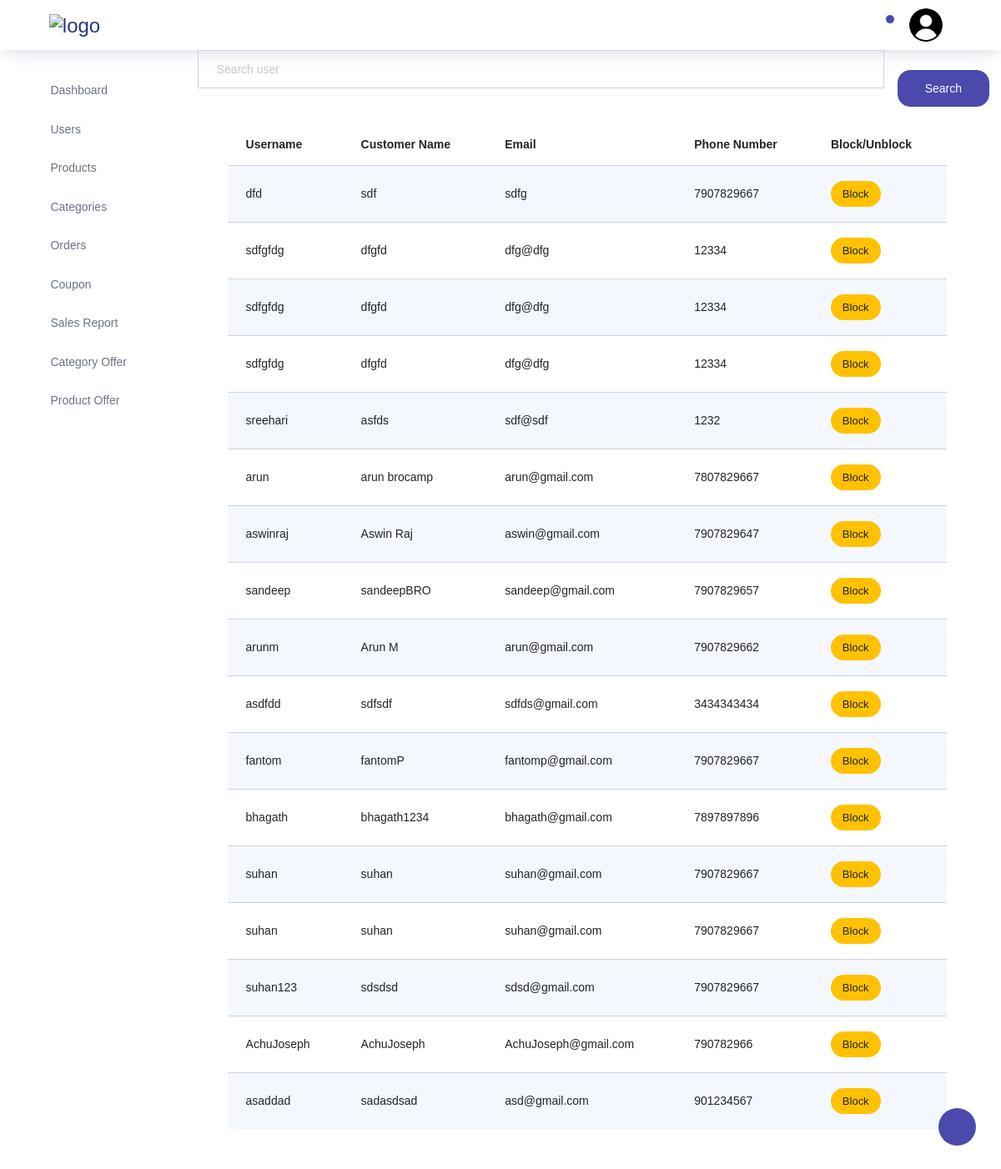
The app's page /storeadmin/users/ (signed in), older data.
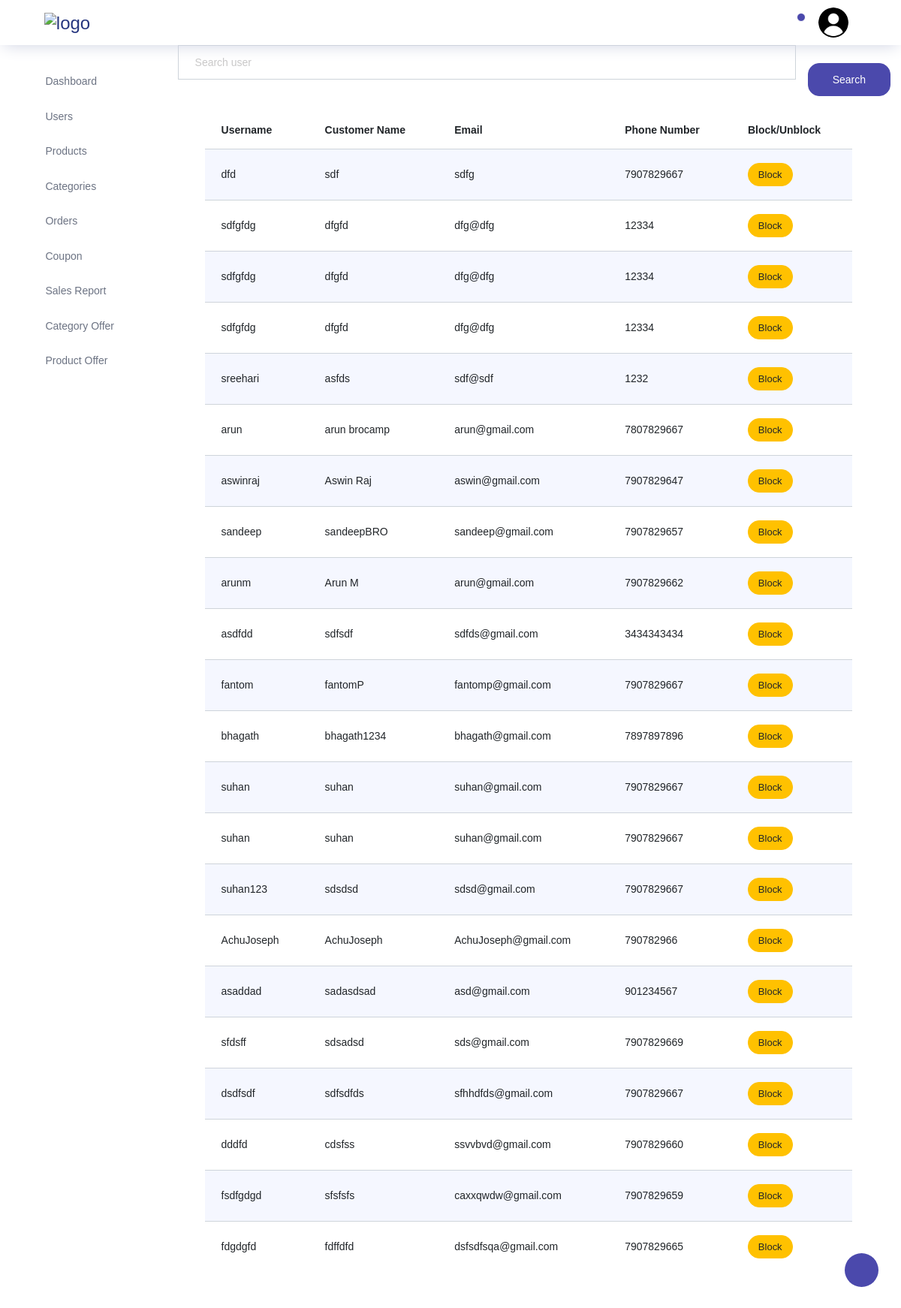
The same page, newer data.
### store/models.py (models this page shows)
class Customers(models.Model):
    username=models.CharField(max_length=200,unique=True)
    name=models.CharField(max_length=200)
    email=models.CharField(max_length=200)
    phonenumber=models.IntegerField(max_length=200)
    password=models.CharField(max_length=200)
    repassword=models.CharField(max_length=200)
    isblocked=models.BooleanField(default=False)

### storeadmin/views.py (the view)
# urls.py: path("users/",views.users,name="admin_users"),
@never_cache
def users(request):
    if "adminname" in request.session:
        datas=Customers.objects.all()
        if request.method=="POST":
            enteredname=request.POST.get("searchitem")
            datas=Customers.objects.filter(username=enteredname)
            return render(request,"storeadmin/users/users.html",{"datas":datas})
        return render(request,"storeadmin/users/users.html",{"datas":datas})
    else:
        return redirect(adminsignin)

### storeadmin/templates/storeadmin/users/users.html (shortened to what this page needs)
{% extends 'storeadmin/index.html' %}
{% block content %}
<div class="container">
  <div class="container">
    <form action="" method="POST">{% csrf_token %}
      <div class="input-group">
        <input type="text" name="searchitem" class="form-control" id="navbar-search-input" placeholder="Search user" aria-label="search" aria-describedby="search">
        <div>
          <button type="submit" class="btn btn-primary btn-block mt-4 ml-3">Search</button>
        </div>
      </div>
    </form>
  </div>
  <div class="container">
    <div class="col-lg-12 grid-margin stretch-card">
      <div class="card">
        <div class="card-body">
          <div class="table-responsive">
            <table class="table table-striped">
              <thead>
                <tr>
                  <th>Username</th>
                  <th>Customer Name</th>
                  <th>Email</th>
                  <th>Phone Number</th>
                  <th>Block/Unblock</th>
                </tr>
              </thead>
              <tbody>
                {% for item in datas  %}
                <tr>
                  <td>{{item.username}}</td>
                  <td>{{item.name}}</td>
                  <td>{{item.email}}</td>
                  <td>{{item.phonenumber}}</td>
                  <td>
                    {% if item.isblocked %}
                    <a href="{% url 'admin_unblockuser' item.id %}" class="btn btn-success btn-sm">Unblock</a>
                    {% else %}
                    <a href="{% url 'admin_blockuser' item.id %}" class="btn btn-warning btn-sm">Block</a>
                    {% endif %}
                  </td>
                </tr>
                {% endfor %}
              </tbody>
            </table>
          </div>
        </div>
      </div>
    </div>
  </div>
</div>
{% endblock content %}

Row changes from the older to the newer data that the page shows:
added Customers: username "sfdsff", name "sdsadsd", email "sds@gmail.com", phonenumber "7907829669", isblocked "Block"
added Customers: username "dsdfsdf", name "sdfsdfds", email "sfhhdfds@gmail.com", phonenumber "7907829667", isblocked "Block"
added Customers: username "dddfd", name "cdsfss", email "ssvvbvd@gmail.com", phonenumber "7907829660", isblocked "Block"
added Customers: username "fsdfgdgd", name "sfsfsfs", email "caxxqwdw@gmail.com", phonenumber "7907829659", isblocked "Block"
added Customers: username "fdgdgfd", name "fdffdfd", email "dsfsdfsqa@gmail.com", phonenumber "7907829665", isblocked "Block"
